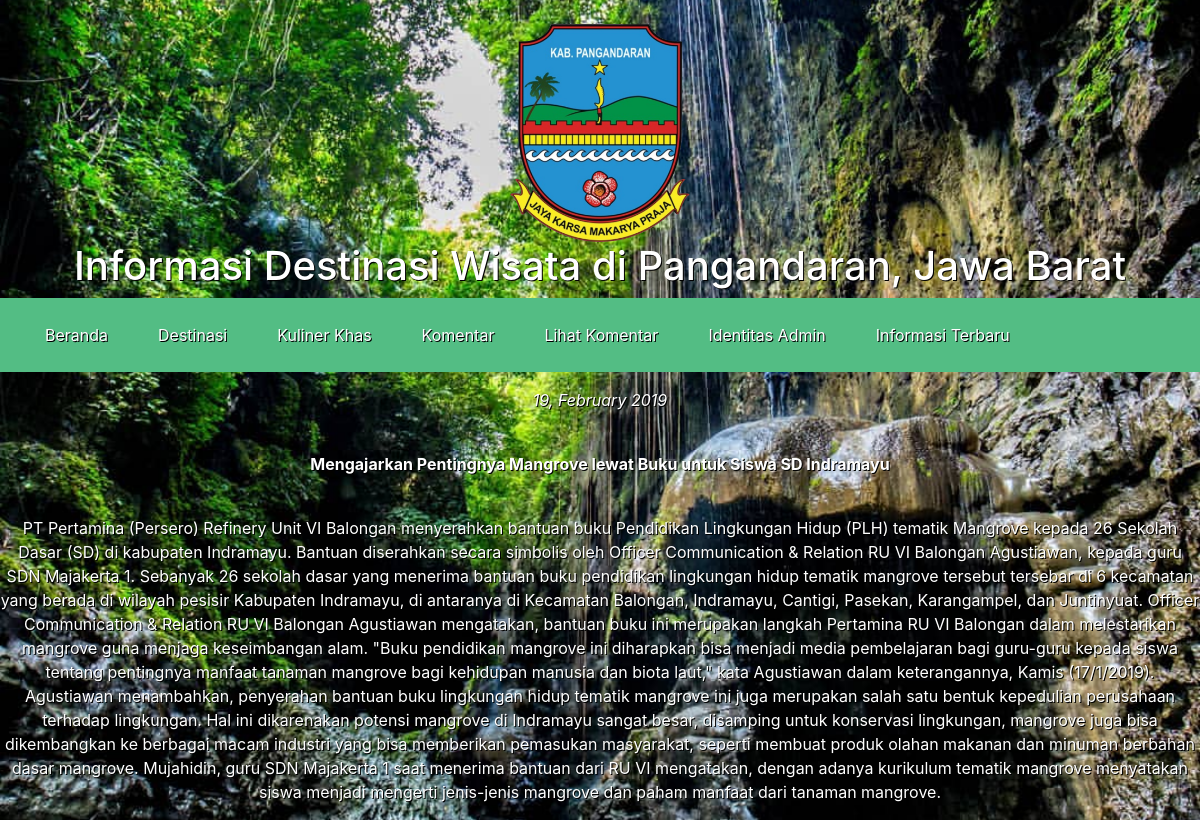
/info.php, run on the app's committed database.
### tables this page shows
CREATE TABLE `tblartikel` (
  `id_artikel` int(11) NOT NULL,
  `judul_artikel` varchar(255) NOT NULL,
  `isi_artikel` text NOT NULL,
  `tgl_artikel` datetime NOT NULL
);

### info.php (the view, shortened to what this page needs)
<!DOCTYPE html>
<html>
<head>
  <link rel="stylesheet" type="text/css" href="style.css">
  <link rel="stylesheet" href="https://stackpath.bootstrapcdn.com/bootstrap/4.3.1/css/bootstrap.min.css">
<br>
<center>
  <img src="Images/logo pangandaran.png" alt="logo" style="width:15%;margin:0px auto;">
</center>
</head>
<body>
  <h1><center><span style="color:white;text-shadow:1px 1px black">Informasi Destinasi Wisata di Pangandaran, Jawa Barat</span></center></h1>
  <nav>
    <ul>
      <li><a href="index.php">Beranda</a></li>
      <li><a href="destinasi.php">Destinasi</a></li>
      <li><a href="wiskul.php">Kuliner Khas</a></li>
      <li><a href="komen.php">Komentar</a></li>
      <li><a href="lihatkomen.php">Lihat Komentar</a></li>
      <li><a href="tentang.php">Identitas Admin</a></li>
      <li><a href="info.php">Informasi Terbaru</a></li>
    </ul>
  </body>
  <?php
  $dbhost = 'localhost';
  $dbuser = 'root';
  $dbpassword = '';
  $dbname = 'report1';
  $koneksi = mysqli_connect($dbhost,$dbuser,$dbpassword,$dbname);
  $query = mysqli_query($koneksi,"SELECT * FROM tblartikel order by id_artikel Desc");
  if (mysqli_num_rows($query) == 0) {
    echo 'maaf, belum ada artikel';
  }
  else
  {
    while ($data = mysqli_fetch_array($query))
    {
      echo '<p><em>'.date('j, F Y',strtotime($data['tgl_artikel'])).'</em></p><br>';
      echo '<p><strong>'.$data['judul_artikel'].'</strong></p><br>';
      echo '<p>'.$data['isi_artikel'].'</p>';
    }
  }
  ?>

### style.css (style rules this page uses)
* { margin:0; padding:0; }
body { background-color:#fff; font-family:Arial, Helvetica, sans-serif; color:#000; }
nav { margin:auto; text-align: center; width: 100%; }
nav ul { background: #53bd84; padding: 0 20px; list-style: none; position: relative; display: inline-table; width: 100%; }
nav ul:after { content: ""; clear:both; display: block; }
nav ul li { float:left; }
nav ul li a { display: block; padding: 25px; color: #fff; text-decoration: none; }
body { background-image: url('background angga.jpg'); background-repeat: no-repeat; background-size: 1400px auto; }

### info.php (style rules this page uses)
body { background-image: url("Images/background 2.jpg"); background-attachment:fixed; -webkit-background-size: cover; -moz-background-size: cover; -o-background-size: cover; background-position: center; background-repeat: repeat; background-size: cover; color:white; text-shadow:1px 1px black; }

### data on the page
tblartikel: tgl_artikel "19, February 2019", judul_artikel "Mengajarkan Pentingnya Mangrove lewat Buku untuk Siswa SD Indramayu", isi_artikel "PT Pertamina (Persero) Refinery Unit VI Balongan menyerahkan bantuan buku Pendidikan Lingkungan Hidup (PLH) tematik Mangrove kepada 26 Sekolah Dasar (SD) di kabupaten Indramayu. Bantuan diserahkan secara simbolis oleh Officer Communication & Relation RU VI Balongan Agustiawan, kepada guru SDN Majakerta 1. Sebanyak 26 sekolah dasar yang menerima bantuan buku pendidikan lingkungan hidup tematik mangrove tersebut tersebar di 6 kecamatan yang berada di wilayah pesisir Kabupaten Indramayu, di antaranya di Kecamatan Balongan, Indramayu, Cantigi, Pasekan, Karangampel, dan Juntinyuat. Officer Communication & Relation RU VI Balongan Agustiawan mengatakan, bantuan buku ini merupakan langkah Pertamina…"
